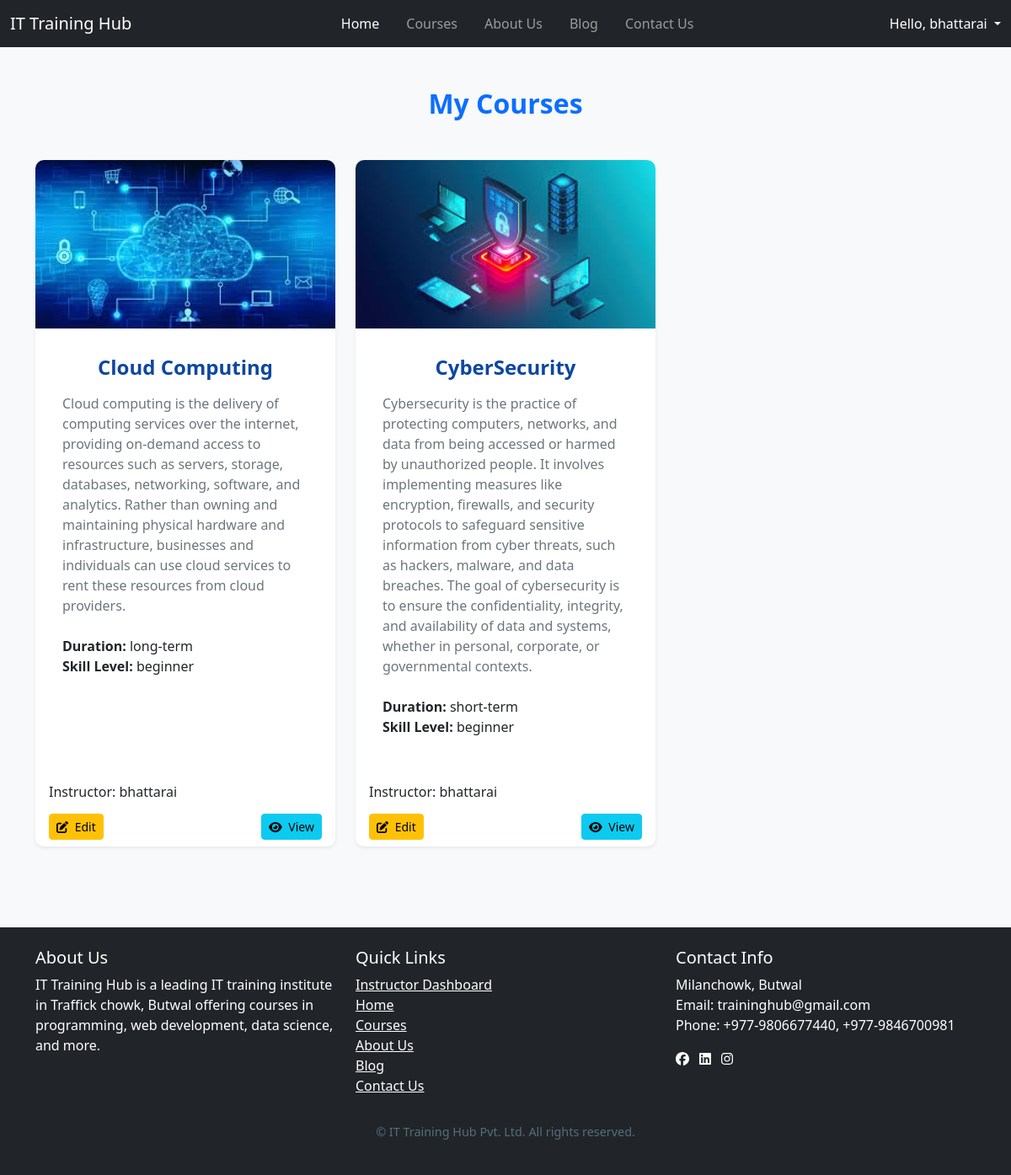
The page /instructor/mycourse/ (signed in) on the database as committed earlier.
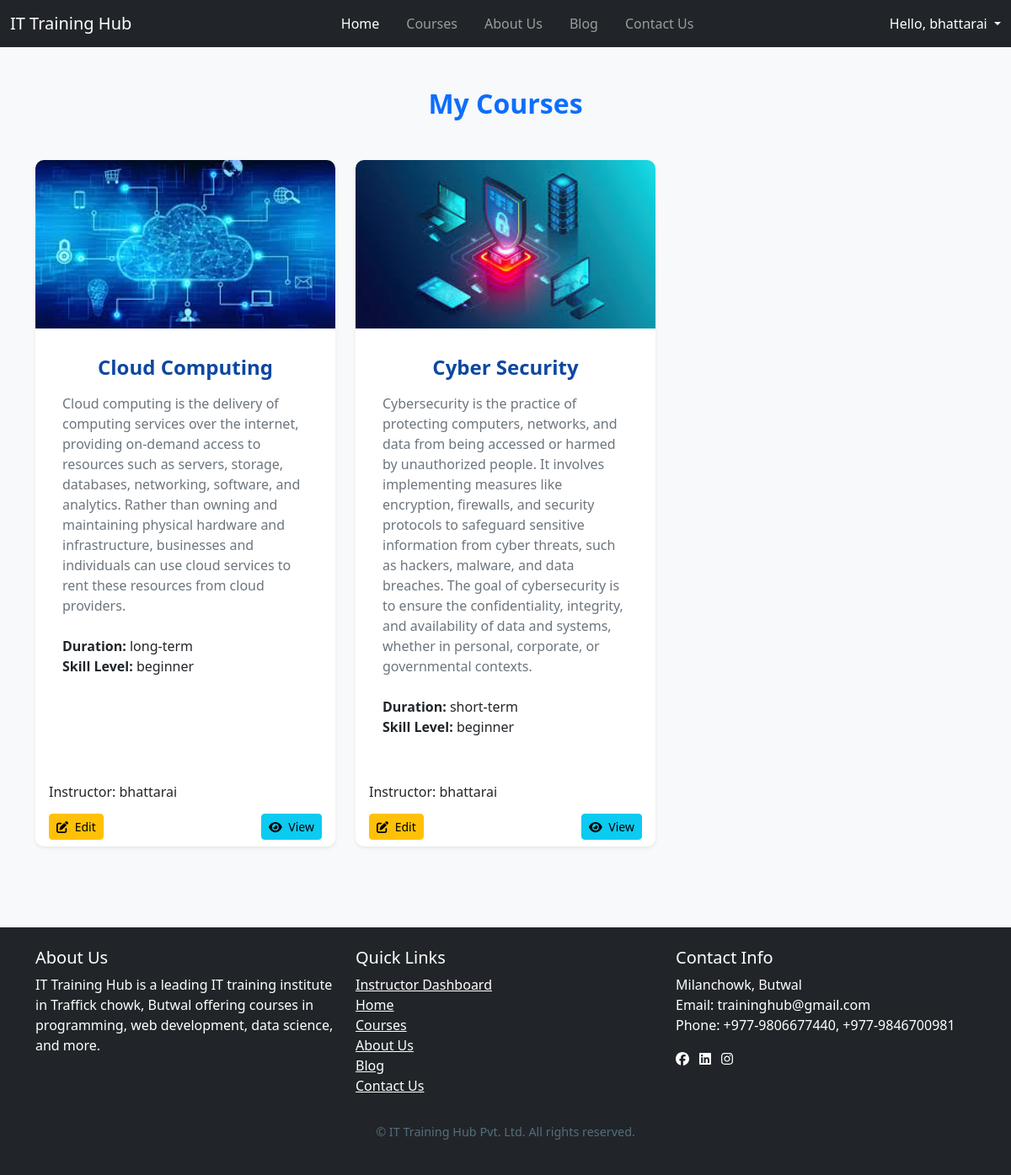
The same page on the database as committed later.
### myapp/models.py (models this page shows, shortened)
class Course(models.Model):
    SKILL_LEVEL_CHOICES = [
        ('beginner', 'Beginner'),
        ('intermediate', 'Intermediate'),
        ('advanced', 'Advanced'),
    ]
    DURATION_CHOICES = [
        ('short-term', 'Short-term'),
        ('long-term', 'Long-term'),
    ]
    instructor = models.ForeignKey(
    settings.AUTH_USER_MODEL,
    on_delete=models.CASCADE,
    null=True,
    blank=True,
    related_name='courses'
)
    name = models.CharField(max_length=300)
    old_fee = models.DecimalField(max_digits=8, decimal_places=2, null=True, blank=True)
    description = models.TextField()
    duration = models.CharField(max_length=20, choices=DURATION_CHOICES)
    fee = models.DecimalField(max_digits=10, decimal_places=2)
    skill_level = models.CharField(max_length=20, choices=SKILL_LEVEL_CHOICES)
    prerequisites = models.TextField(blank=True)
    image = models.ImageField(upload_to='courses/', blank=True, null=True)
    promo_video_url = models.URLField(max_length=350, blank=True, null=True, help_text="YouTube/Vimeo embed URL")
    syllabus_video = models.FileField(upload_to='course_videos/', blank=True, null=True,
                                   help_text="Upload video file if not using URL")
    syllabus_text = models.TextField(blank=True, help_text="Detailed course syllabus")
    created_at = models.DateTimeField(default=timezone.now)
    updated_at = models.DateTimeField(auto_now=True)

class CustomUser(AbstractUser):
    USER_TYPE = (
        ("student", "Student"),
        ("instructor", "Instructor"),
    )
    user_type = models.CharField(max_length=100, choices=USER_TYPE)
    instructor_applied = models.BooleanField(default=False)
    instructor_approved = models.BooleanField(default=False)
    is_active = models.BooleanField(default=True)
    user_profile_image = models.ImageField(upload_to="images/profile_images/")
    phone = models.CharField(max_length=15, blank=True, null=True)
    address = models.TextField(blank=True, null=True)
    bio = models.TextField(blank=True, null=True)
    def __str__(self):
        return self.username

### instructorapp/views.py (the view)
# urls.py: path("mycourse/", mycourse, name="mycourse"),
def mycourse(request):
    courses = Course.objects.filter(instructor=request.user)
    return render(request, 'instructor/mycourse.html', {'courses': courses})

### instructorapp/templates/instructor/mycourse.html (shortened to what this page needs)
{% extends 'base3.html' %}
{% load static %}
{% block content %}
<section class="courses-section py-5">
  <div class="container">
    <h2 class="text-center fw-bold text-primary mb-5">My Courses</h2>
    <div class="row row-cols-1 row-cols-md-2 row-cols-lg-3 g-4">
      {% if courses %}
        {% for course in courses %}
          <div class="col">
            <div class="card h-100 shadow-sm">
              {% if course.image %}
                <img src="{{ course.image.url }}" class="card-img-top" alt="{{ course.name }}">
              {% else %}
                <img src="{% static 'images/default-course.jpg' %}" class="card-img-top" alt="Default Course Image">
              {% endif %}
              <div class="card-body">
                <h5 class="card-title">{{ course.name }}</h5>
                <p class="card-text">{{ course.description }}</p>
                <ul class="list-unstyled">
                  <li><strong>Duration:</strong> {{ course.duration}}</li>
                  <li><strong>Skill Level:</strong> {{ course.skill_level }}</li>
                </ul>
              </div>
              <div class="card-footer bg-transparent">
                <div class="d-flex align-items-center">
                  <div>
                    <h6 class="mb-0">Instructor: {{ course.instructor }}</h6>
                  </div>
                </div>
              </div>
              <div class="card-footer bg-transparent">
                <div class="d-flex justify-content-between">
                  <a href="{% url 'edit_course' course.pk %}" class="btn btn-warning btn-sm">
                    <i class="fas fa-edit me-1"></i> Edit
                  </a>
                  <a href="{% url 'view_course' course.pk %}" class="btn btn-info btn-sm">
                    <i class="fas fa-eye me-1"></i> View
                  </a>
                </div>
              </div>
            </div>
          </div>
        {% endfor %}
      {% else %}
        <p>No courses created yet. Start by creating your first course!</p>
      {% endif %}
    </div>
  </div>
</section>
{% endblock content %}

Rows that differ between the two databases and show on the page:
changed Course "short-term": name "CyberSecurity" → "Cyber Security"
